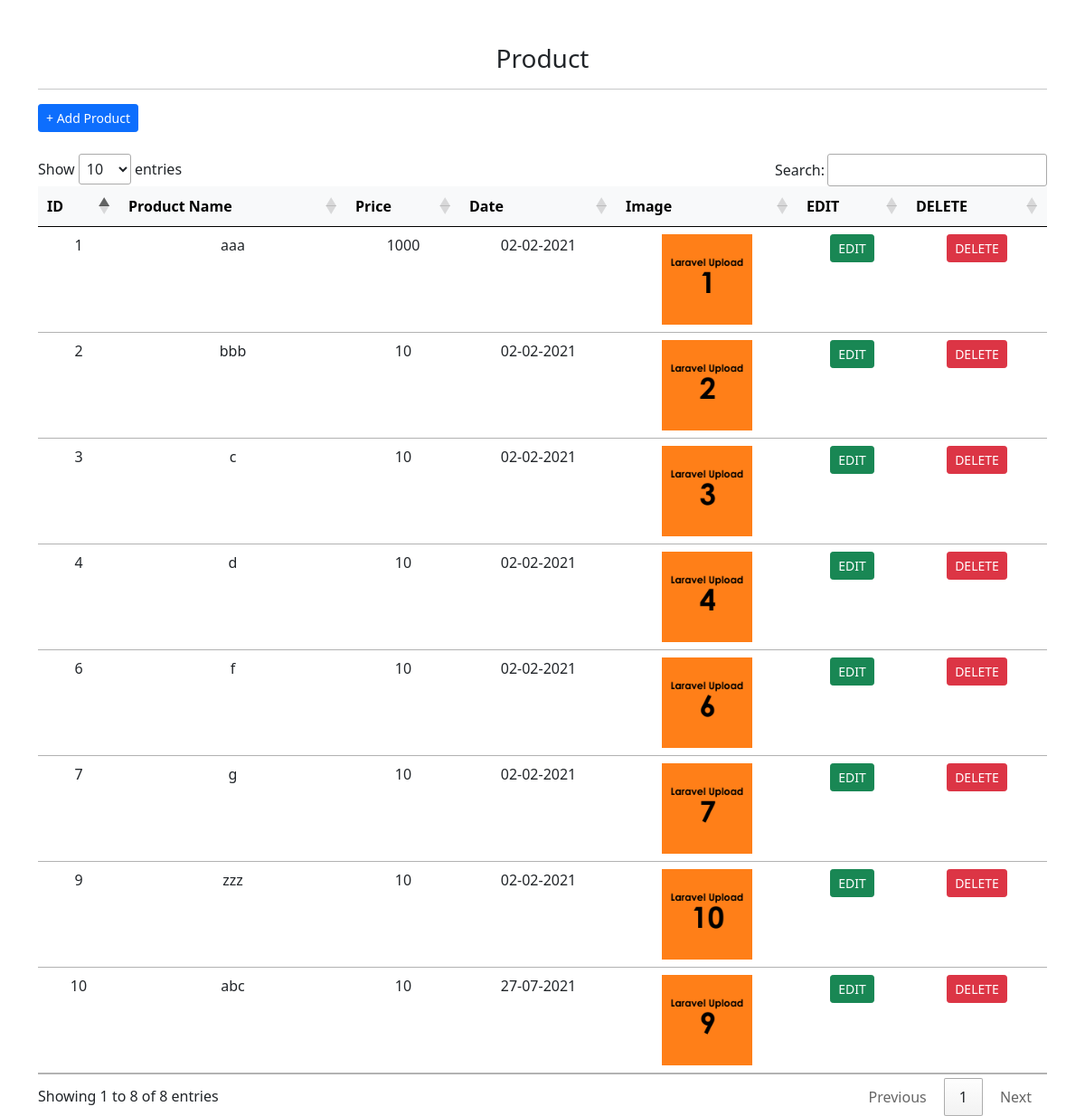
The page / on the database its author committed.
### tables this page shows
CREATE TABLE `product` (
  `pro_id` int(11) NOT NULL,
  `type_id` int(11) NOT NULL,
  `pro_name` varchar(50) NOT NULL,
  `pro_price` varchar(50) NOT NULL,
  `pro_date` date NOT NULL DEFAULT current_timestamp(),
  `pro_image` varchar(50) NOT NULL
);

### index.php (the view, shortened to what this page needs)
<!doctype html>
<html lang="en">
<head>
    <link href="https://cdn.jsdelivr.net/npm/bootstrap@5.0.0-beta1/dist/css/bootstrap.min.css" rel="stylesheet">
    <link rel="stylesheet" type="text/css" href="//cdn.datatables.net/1.10.11/css/jquery.dataTables.min.css">
</head>
<body>
    <div class="container mt-5">
        <div class="row">
            <div class="col-md-12">
                <h3 class="text-center">Product</h3>
                <hr>
                <a href="add_product.php" class="btn btn-primary btn-sm">+ Add Product</a>
                <br><br>
                <?php
                include('connectdb.php');
                $sql = "SELECT * FROM product";
                $result = mysqli_query($dbcon, $sql);
                ?>
                <table id="example" class="table">
                    <thead class="table-light">
                        <tr class="text-center">
                            <th>ID</th>
                            <th>Product Name</th>
                            <th>Price</th>
                            <th>Date</th>
                            <th>Image</th>
                            <th>EDIT</th>
                            <th>DELETE</th>
                        </tr>
                    </thead>
                    <tbody>
                        <?php
                        if (mysqli_num_rows($result) > 0) {
                            foreach ($result as $row) {
                        ?>
                                <tr class="text-center">
                                    <td><?php echo $row['pro_id']; ?></td>
                                    <td><?php echo $row['pro_name']; ?></td>
                                    <td><?php echo $row['pro_price']; ?></td>
                                    <td><?php echo date('d-m-Y', strtotime($row['pro_date'])); ?></td>
                                    <td>
                                        <img src="image/<?php echo $row['pro_image'] ?>" width="100px">
                                    </td>
                                    <td class="text-center">
                                        <a href="edit_product.php?pro_id=<?php echo $row['pro_id']; ?>" class="btn btn-success btn-sm">EDIT</a>
                                    </td>
                                    <td class="text-center">
                                        <form action="code.php" method="POST">
                                            <button type="submit" name="btn_delete" class="btn btn-danger btn-sm" onclick="return confirm('Deleted ?');">DELETE</button>
                                        </form>
                                    </td>
                                </tr>
                            <?php }
                        } else {
                            ?>
                            <tr>
                                <td>No Record Available</td>
                            </tr>
                        <?php
                        }
                        ?>
                    </tbody>
                </table>
            </div>
        </div>
    </div>
</body>
</html>

### rows shown on the page
product: pro_id "1", pro_name "aaa", pro_price "1000", pro_date "02-02-2021", pro_image (picture)
product: pro_id "2", pro_name "bbb", pro_price "10", pro_date "02-02-2021", pro_image (picture)
product: pro_id "3", pro_name "c", pro_price "10", pro_date "02-02-2021", pro_image (picture)
product: pro_id "4", pro_name "d", pro_price "10", pro_date "02-02-2021", pro_image (picture)
product: pro_id "6", pro_name "f", pro_price "10", pro_date "02-02-2021", pro_image (picture)
product: pro_id "7", pro_name "g", pro_price "10", pro_date "02-02-2021", pro_image (picture)
product: pro_id "9", pro_name "zzz", pro_price "10", pro_date "02-02-2021", pro_image (picture)
product: pro_id "10", pro_name "abc", pro_price "10", pro_date "27-07-2021", pro_image (picture)
